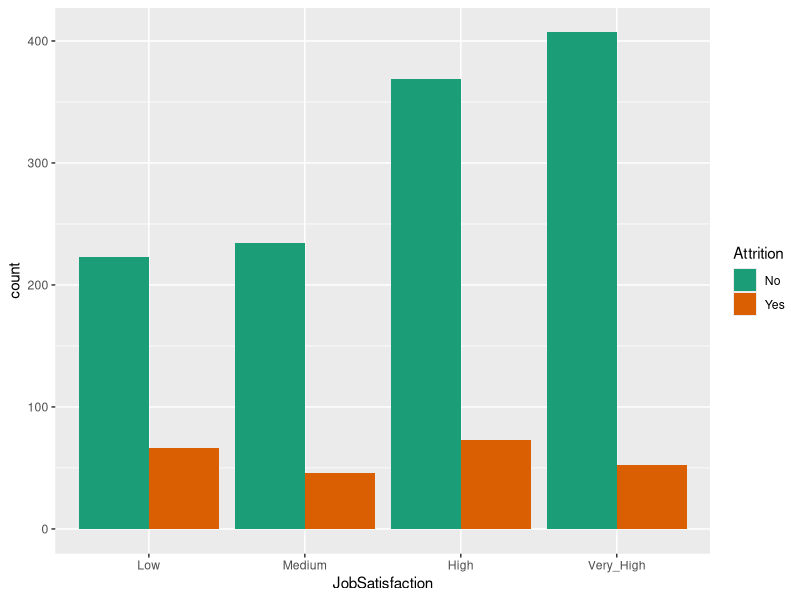
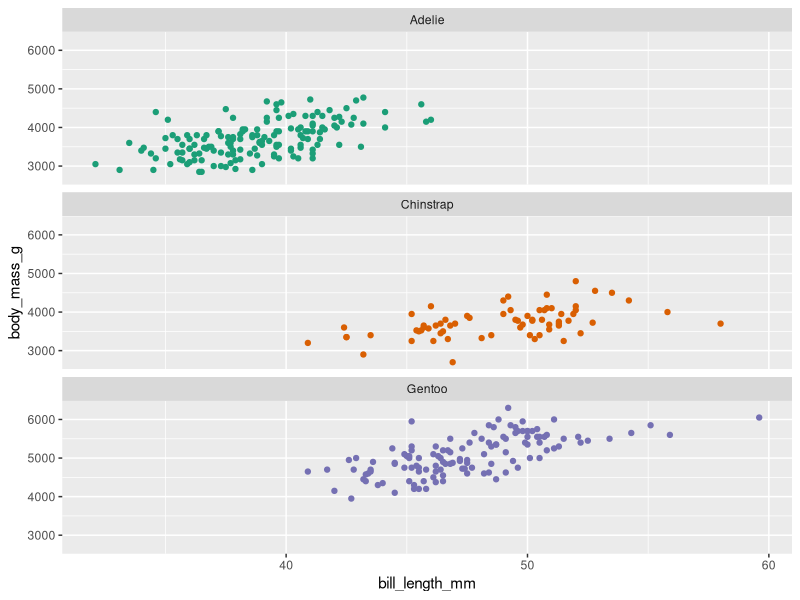

These charts were generated, in order, by the following R code:
## ---- chunk 1
library(tidyverse)
library(modeldata)
## ---- chunk 2
ggplot(
  attrition,
  aes(
    x = JobSatisfaction,
    fill = Attrition
  )
) + 
  geom_bar(position = "dodge") +
  scale_fill_brewer(palette = "Dark2")
## ---- chunk 3
glimpse(penguins)
## ---- chunk 4
ggplot(
  penguins,
  aes(
    x = bill_length_mm,
    y = body_mass_g,
    color = species
  )
) + 
  geom_point(show.legend = FALSE) +
  facet_wrap(~species,
             ncol = 1) +
  scale_color_brewer(palette = "Dark2")
